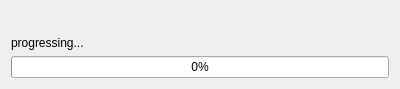
<?xml version="1.0" encoding="UTF-8"?>
<ui version="4.0">
 <class>progressDialog</class>
 <widget class="QDialog" name="progressDialog">
  <property name="geometry">
   <rect>
    <x>0</x>
    <y>0</y>
    <width>400</width>
    <height>89</height>
   </rect>
  </property>
  <property name="windowTitle">
   <string>progressing</string>
  </property>
  <layout class="QFormLayout" name="formLayout">
   <item row="2" column="0" colspan="2">
    <widget class="QProgressBar" name="progressBar">
     <property name="value">
      <number>0</number>
     </property>
    </widget>
   </item>
   <item row="0" column="0" colspan="2">
    <spacer name="verticalSpacer">
     <property name="orientation">
      <enum>Qt::Vertical</enum>
     </property>
     <property name="sizeHint" stdset="0">
      <size>
       <width>20</width>
       <height>40</height>
      </size>
     </property>
    </spacer>
   </item>
   <item row="1" column="0" colspan="2">
    <widget class="QLabel" name="label">
     <property name="text">
      <string>progressing...</string>
     </property>
     <property name="alignment">
      <set>Qt::AlignLeading|Qt::AlignLeft|Qt::AlignVCenter</set>
     </property>
    </widget>
   </item>
  </layout>
 </widget>
 <resources/>
 <connections/>
</ui>
